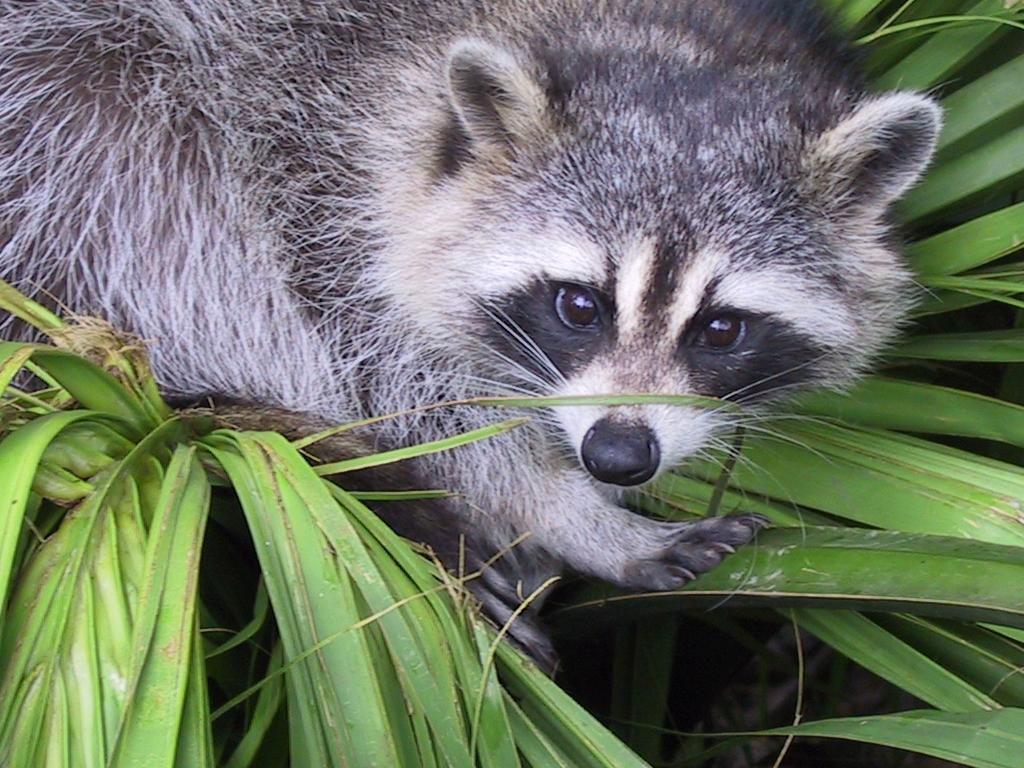
#> input picture Python1/ex04/animal.jpeg, 1024 x 768 px
$ python rotate.py
#> lines starting #> are read from the running program, lines starting #| are printed output that depends on the picture
### Python1/ex04/load_image.py
from PIL import Image
import numpy as np

# We use NumPy (Numerical Python) for its advantages in handling efficiently data structures like lists.
# NumPy offers strong 1D, 2D and higher dimension mathematical movements whether they are linear or in matrixes.
# NumPy uses vectorization: it applies an action or a set of actions on the entire array, not as a loop, as a whole.
# NumPy has been made in C ==> Importance of Speed

def ft_load(path: str) -> np.ndarray: #(you can return to the desired format)
    """ft_load() a function to load an image and print its format and its pixels in RGB;
    -> We intake one parameter: the path to the image we want to load;
    -> We return an NumPy image for the sake of efficiency in memory and storage;"""
#> called with path = 'animal.jpeg'
    try:
        image = Image.open(path)
#> image is the input picture: PIL image 1024x768 RGB; mean R, G, B 110.7, 117.7, 102.1
    except FileNotFoundError:
        print(f"File not Found: image has not been found at {path}")
        exit()
    except Exception as e:
        print("Error: image has not been opened successfully")
        exit()

    width, height = image.size
#> width = 1024; height = 768
    image_rgb = image.convert('RGB')
    image_array = np.array(image_rgb)

    print(f"The shape of the image is : ({width},{height},{image_array.shape[2]})")
#| The shape of the image is : (1024,768,3)
    print(image_array)
#> (printed output is left out)

    return image_array

### Python1/ex04/rotate.py
import numpy as np
from PIL import Image
import matplotlib.pyplot as plt
from load_image import ft_load

def cut_square(image_array: np.ndarray) -> np.ndarray:
    """Cut the image into a square, by the center of the image;
    similar to the zoom function earlier but much simpler as we do not reshape the image;
    indeed we simply save the image from top (//2) to bottom and from left (//2) to right
    thus giving us a centered square"""
    height, width = image_array.shape[:2]
#> height = 768; width = 1024
    square_size = min(height, width)
#> square_size = 768

    top = (height - square_size) // 2
#> top = 0
    left =  (width - square_size) // 2
#> left = 128
    bottom = top + square_size
#> bottom = 768
    right = left + square_size
#> right = 896

    square_image = image_array[top:bottom, left:right]
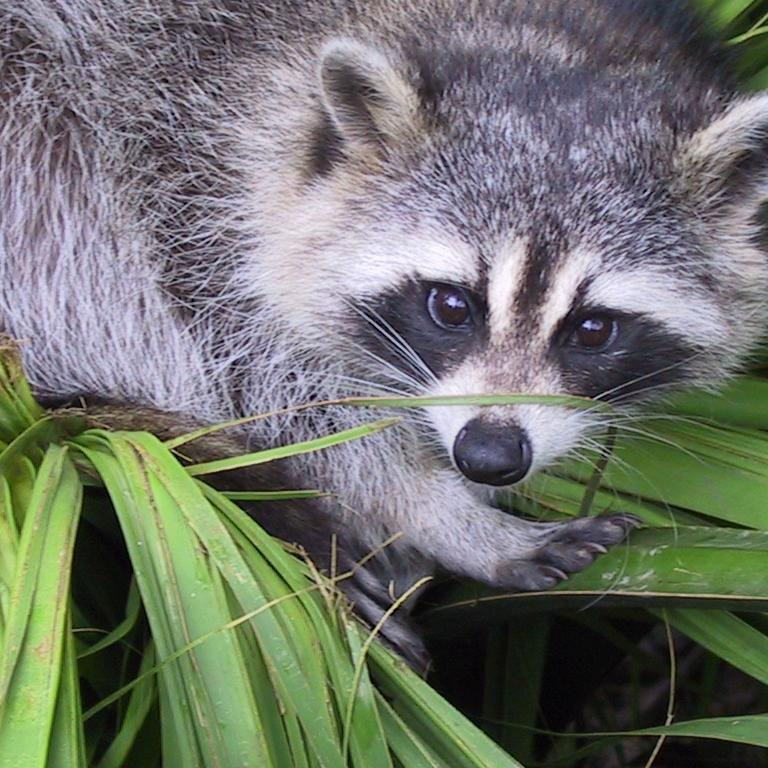
#> square_image: shape (768, 768, 3); mean R, G, B 112.8, 116.5, 108.4

    return square_image

def rotate_image(image_array: np.ndarray) -> np.ndarray:
    """Subject of our exercise, we will return the rotated image after loading it, cropping it and rotating clockwise"""
    height, width = image_array.shape[:2]
#> height = 768; width = 768
    rotated_image = np.zeros((width, height, image_array.shape[2]), dtype=np.uint8)
    for i in range(height):
        for j in range(width):
            rotated_image[j, height - i - 1] = image_array[i, j]
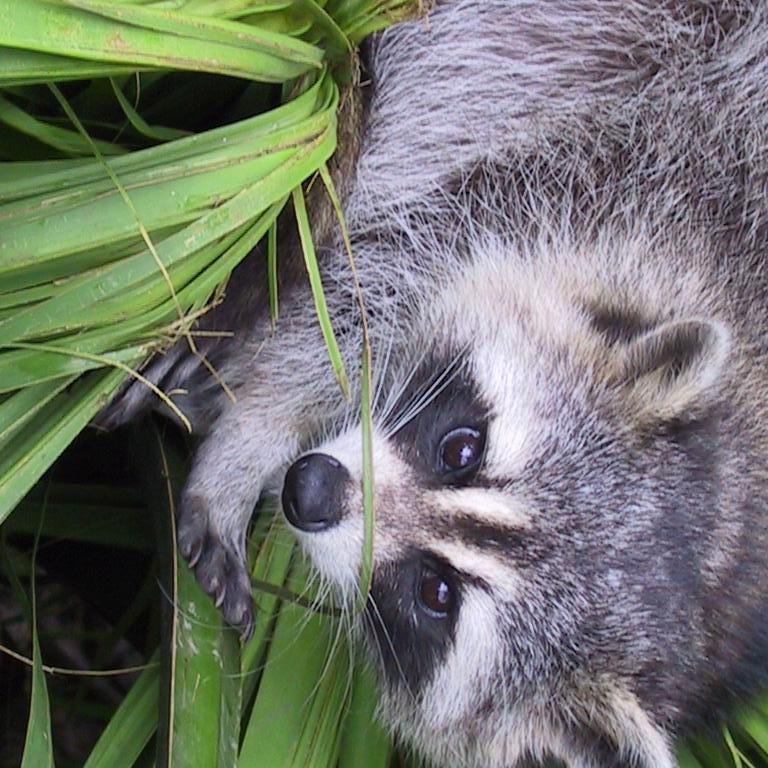
#> rotated_image: shape (768, 768, 3); mean R, G, B 112.8, 116.5, 108.4
    return rotated_image

def display_axis(image_array: np.ndarray):
    """Required funtion to display the X and Y axes of the picutre that will be submitted to our zooming"""
    plt.imshow(image_array)
    plt.xlabel("X axis (Pixels)")
    plt.ylabel("Y axis (Pixels)")
    plt.title("Your Zoomed Picture")
    plt.colorbar(label = "Pixel Intensity")
    plt.show()
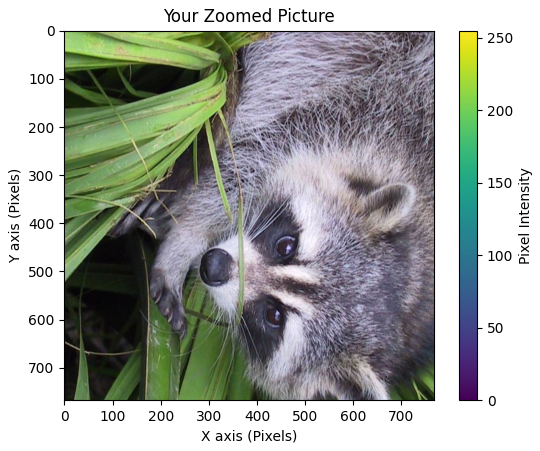
#> figure drawn by matplotlib, 2 panels

def main():
    """Main() will load an image from path + zoom it + show it zoomed with axis"""
    try:
        path = "animal.jpeg"
        image_array = ft_load(path)
    except FileNotFoundError as e:
        print(f"Error on Load of Image: {e}")
        return

    square_image = cut_square(image_array)
    rotated_image = rotate_image(square_image)
    display_axis(rotated_image)

if __name__ == "__main__":
    main()
